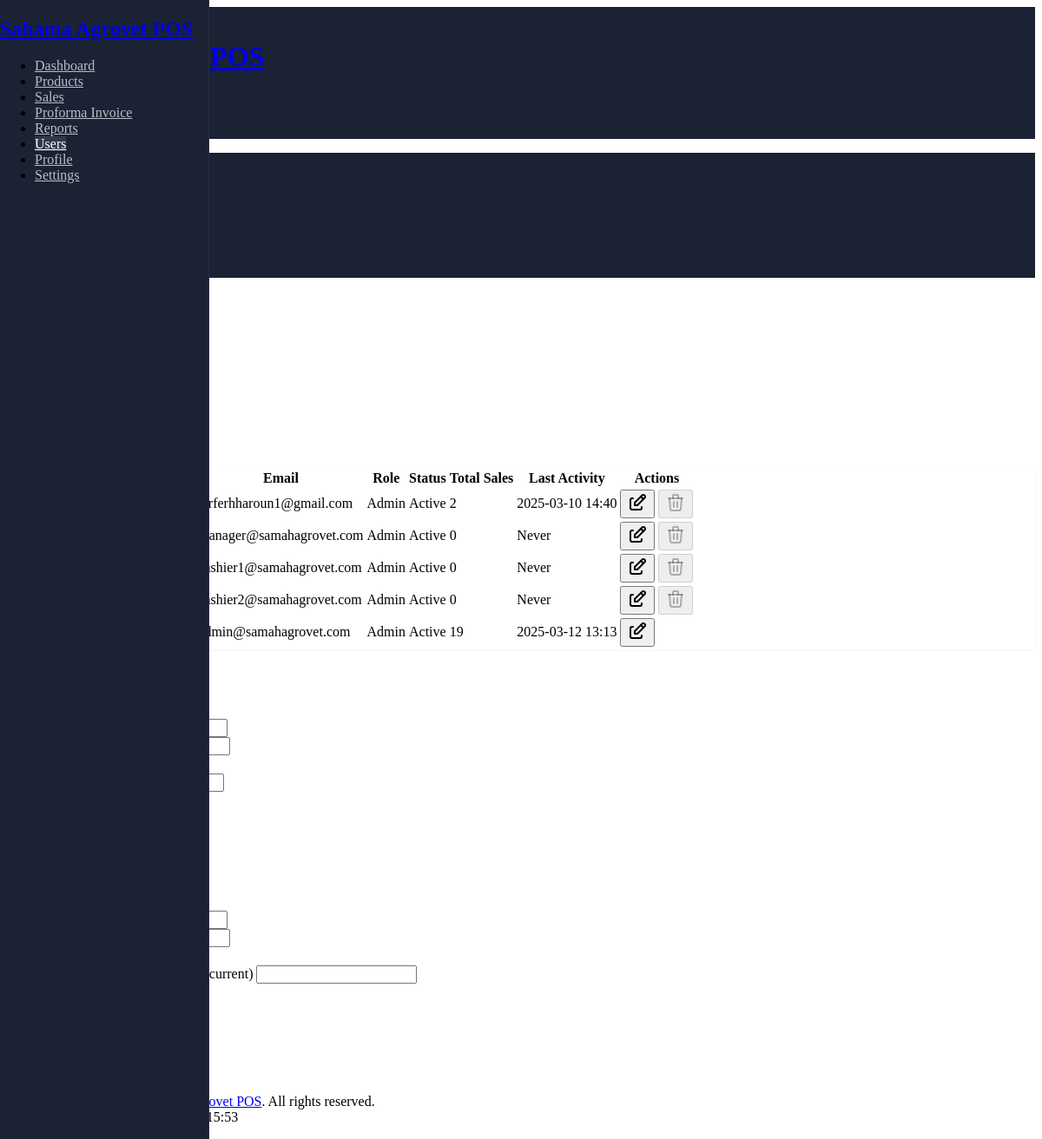
Screenshot of /users.php (signed in) with the database file from the repository.
### tables this page shows
CREATE TABLE `users` (
  `id` int(11) NOT NULL,
  `username` varchar(50) NOT NULL,
  `password` varchar(255) NOT NULL,
  `full_name` varchar(100) NOT NULL,
  `email` varchar(100) DEFAULT NULL,
  `role` enum('admin','manager','cashier','accountant') NOT NULL,
  `status` enum('active','inactive') DEFAULT 'active',
  `created_at` timestamp NOT NULL DEFAULT current_timestamp(),
  `updated_at` timestamp NOT NULL DEFAULT current_timestamp() ON UPDATE current_timestamp(),
  `role_id` int(11) DEFAULT NULL,
  `last_login` timestamp NULL DEFAULT NULL,
  `created_by` int(11) DEFAULT NULL
);

### users.php (the view, shortened to what this page needs)
<?php
$users = [];
try {
    $db = Database::getInstance()->getConnection();
    $query = "
        SELECT
            u.*,
            COUNT(s.id) as total_sales,
            MAX(s.created_at) as last_activity
        FROM users u
        LEFT JOIN sales s ON u.id = s.created_by
        GROUP BY u.id
        ORDER BY u.created_at DESC
    ";
    $users = $db->query($query)->fetchAll(PDO::FETCH_ASSOC);
} catch (PDOException $e) {
    $error = "Database error: " . $e->getMessage();
    error_log($e->getMessage());
}
include 'templates/header.php';
?>
<div class="page-wrapper">
    <div class="page-header d-print-none">
        <div class="container-xl">
            <div class="row g-2 align-items-center">
                <div class="col">
                    <h2 class="page-title">
                    </h2>
                </div>
                <div class="col-auto ms-auto d-print-none">
                    <div class="btn-list">
                        <a href="#" class="btn btn-primary d-none d-sm-inline-block" data-bs-toggle="modal" data-bs-target="#addUserModal">
                        </a>
                    </div>
                </div>
            </div>
        </div>
    </div>
    <div class="page-body">
        <div class="container-xl">
            <div class="card">
                <div class="card-body">
                    <div class="table-responsive">
                        <table class="table table-vcenter card-table">
                            <thead>
                                <tr>
                                    <th>Username</th>
                                    <th>Full Name</th>
                                    <th>Email</th>
                                    <th>Role</th>
                                    <th>Status</th>
                                    <th>Total Sales</th>
                                    <th>Last Activity</th>
                                    <th class="w-1">Actions</th>
                                </tr>
                            </thead>
                            <tbody>
                                <?php foreach ($users as $user): ?>
                                    <tr>
                                        <td><?= htmlspecialchars($user['username']) ?></td>
                                        <td><?= htmlspecialchars($user['full_name']) ?></td>
                                        <td><?= htmlspecialchars($user['email']) ?></td>
                                        <td>
                                            <span class="badge bg-<?= $user['role'] === 'admin' ? 'blue' : 'green' ?>-lt">
                                                <?= ucfirst($user['role']) ?>
                                            </span>
                                        </td>
                                        <td>
                                            <span class="badge bg-<?= $user['status'] === 'active' ? 'success' : 'danger' ?>-lt">
                                                <?= ucfirst($user['status']) ?>
                                            </span>
                                        </td>
                                        <td><?= number_format($user['total_sales']) ?></td>
                                        <td><?= $user['last_activity'] ? date('Y-m-d H:i', strtotime($user['last_activity'])) : 'Never' ?></td>
                                        <td>
                                            <div class="btn-list flex-nowrap">
                                                <button class="btn btn-icon btn-primary"
                                                    onclick="editUser(<?= htmlspecialchars(json_encode($user)) ?>)"
                                                    data-bs-toggle="modal"
                                                    data-bs-target="#editUserModal">
                                                </button>
                                                <?php if ($user['id'] != $_SESSION['user_id']): ?>
                                                    <button class="btn btn-icon btn-danger"
                                                        onclick="deleteUser(<?= $user['id'] ?>, '<?= htmlspecialchars($user['username']) ?>')"
                                                        <?= $user['role'] === 'admin' ? 'disabled' : '' ?>>
                                                    </button>
                                                <?php endif; ?>
                                            </div>
                                        </td>
                                    </tr>
                                <?php endforeach; ?>
                            </tbody>
                        </table>
                    </div>
                </div>
            </div>
        </div>
    </div>
</div>
<div class="modal modal-blur fade" id="addUserModal" tabindex="-1" role="dialog" aria-hidden="true">
    <div class="modal-dialog modal-dialog-centered" role="document">
        <div class="modal-content">
            <div class="modal-header">
                <h5 class="modal-title">Add New User</h5>
            </div>
            <form action="actions/user_actions.php" method="post" class="needs-validation" novalidate>
                <div class="modal-body">
                    <div class="mb-3">
                        <label class="form-label required">Username</label>
                    </div>
                    <div class="mb-3">
                        <label class="form-label required">Full Name</label>
                    </div>
                    <div class="mb-3">
                        <label class="form-label required">Email</label>
                    </div>
                    <div class="mb-3">
                        <label class="form-label required">Password</label>
                    </div>
                    <div class="mb-3">
                        <label class="form-label required">Role</label>
                    </div>
                    <div class="mb-3">
                        <label class="form-label">Status</label>
                    </div>
                </div>
                <div class="modal-footer">
                    <button type="button" class="btn btn-link link-secondary" data-bs-dismiss="modal">Cancel</button>
                    <button type="submit" class="btn btn-primary">Create User</button>
                </div>
            </form>
        </div>
    </div>
</div>
<div class="modal modal-blur fade" id="editUserModal" tabindex="-1" role="dialog" aria-hidden="true">
    <div class="modal-dialog modal-dialog-centered" role="document">
        <div class="modal-content">
            <div class="modal-header">
                <h5 class="modal-title">Edit User</h5>
            </div>
            <form action="actions/user_actions.php" method="post" class="needs-validation" novalidate>
                <div class="modal-body">
                    <div class="mb-3">
                        <label class="form-label required">Username</label>
                    </div>
                    <div class="mb-3">
                        <label class="form-label required">Full Name</label>
                    </div>
                    <div class="mb-3">
                        <label class="form-label required">Email</label>
                    </div>
                    <div class="mb-3">
                        <label class="form-label">New Password (leave blank to keep current)</label>
                        <input type="password" class="form-control" name="password">
                    </div>
                    <div class="mb-3">
                        <label class="form-label required">Role</label>
                    </div>
                    <div class="mb-3">
                        <label class="form-label">Status</label>
                    </div>
                </div>
                <div class="modal-footer">
                    <button type="button" class="btn btn-link link-secondary" data-bs-dismiss="modal">Cancel</button>
                    <button type="submit" class="btn btn-primary">Save Changes</button>
                </div>
            </form>
        </div>
    </div>
</div>
<?php include 'templates/footer.php'; ?>

### templates/header.php (style rules this page uses)
:root { --tblr-primary: #206bc4; --tblr-primary-rgb: 32, 107, 196; }
.card { box-shadow: 0 1px 3px rgba(0, 0, 0, 0.05); margin-bottom: 1.5rem; }

### rows the page displays
users: email "jarferhharoun1@gmail.com", role "Admin", status "Active", total_sales "2", last_activity "2025-03-10 14:40"
users: email "manager@samahagrovet.com", role "Admin", status "Active", total_sales "0", shows "Never"
users: email "cashier1@samahagrovet.com", role "Admin", status "Active", total_sales "0", shows "Never"
users: email "cashier2@samahagrovet.com", role "Admin", status "Active", total_sales "0", shows "Never"
users: email "admin@samahagrovet.com", role "Admin", status "Active", total_sales "19", last_activity "2025-03-12 13:13"

### other values shown
$menuItem['title'] "Dashboard"
$menuItem['title'] "Products"
$menuItem['title'] "Sales"
$menuItem['title'] "Proforma Invoice"
$menuItem['title'] "Reports"
$menuItem['title'] "Users"
$menuItem['title'] "Profile"
$menuItem['title'] "Settings"
